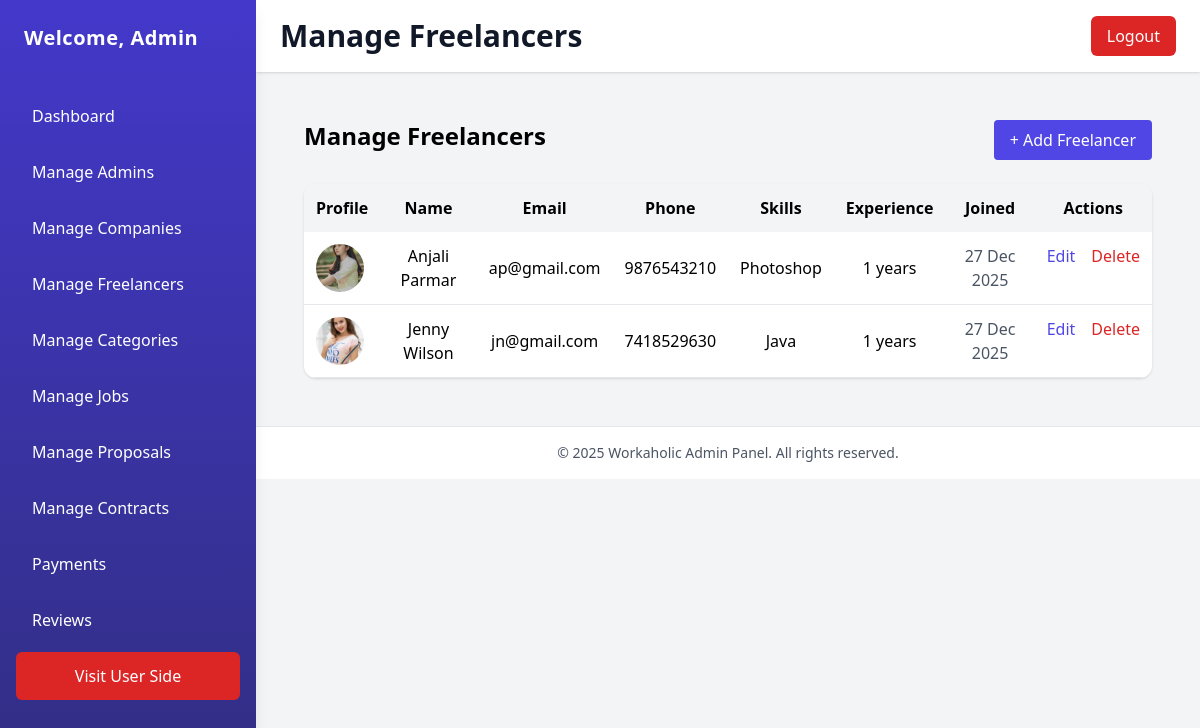
/admin/manage_freelancers.php, run on the app's committed database.
### tables this page shows
CREATE TABLE `freelancers` (
  `freelancer_id` int(11) NOT NULL,
  `user_id` int(11) NOT NULL,
  `fname` varchar(255) NOT NULL,
  `lname` varchar(255) NOT NULL,
  `bio` text NOT NULL,
  `skills` text NOT NULL,
  `experience_year` int(11) NOT NULL,
  `portfolio_url` varchar(255) NOT NULL,
  `created_at` timestamp NOT NULL DEFAULT current_timestamp() ON UPDATE current_timestamp()
);

CREATE TABLE `users` (
  `user_id` int(11) NOT NULL,
  `username` varchar(255) NOT NULL,
  `user_email` varchar(255) NOT NULL,
  `role` enum('company','freelancer') NOT NULL,
  `user_phone` varchar(255) NOT NULL,
  `user_password` varchar(255) NOT NULL,
  `profile_img` varchar(255) NOT NULL,
  `created_at` timestamp NOT NULL DEFAULT current_timestamp() ON UPDATE current_timestamp()
);

### admin/manage_freelancers.php (the view, shortened to what this page needs)
<?php
include 'header.php';
?>
<main class="p-6">
    <div class="flex justify-between mb-6">
        <h2 class="text-2xl font-semibold">Manage Freelancers</h2>
        <a href="manage_freelancers.php?action=add" class="bg-indigo-600 text-white px-4 py-2 rounded">
            + Add Freelancer
        </a>
    </div>
    <?php
    if (isset($_GET['action']) && ($_GET['action'] === 'add' || $_GET['action'] === 'edit')):
    ?>
        <form method="POST" enctype="multipart/form-data"
            class="bg-white shadow rounded-xl p-6 max-w-3xl space-y-6 validateForm">
            <input type="hidden" name="user_id" value="<?= $record['user_id'] ?? '' ?>">
            <input type="hidden" name="freelancer_id" value="<?= $record['freelancer_id'] ?? '' ?>">
            <div>
                <label class="block font-medium mb-1">Username</label>
                <input type="text" name="username" value="<?= $record['username'] ?? '' ?>"
                    class="w-full border px-3 py-2 rounded" data-validation="required alpha">
                <p class="error text-red-500 text-sm mt-1" id="usernameError"></p>
            </div>
            <div>
                <label class="block font-medium mb-1">Email</label>
                <input type="email" name="user_email" value="<?= $record['user_email'] ?? '' ?>"
                    class="w-full border px-3 py-2 rounded" data-validation="required email">
                <p class="error text-red-500 text-sm mt-1" id="user_emailError"></p>
            </div>
            <div>
                <label class="block font-medium mb-1">Phone</label>
                <input type="text" name="user_phone" value="<?= $record['user_phone'] ?? '' ?>"
                    class="w-full border px-3 py-2 rounded" data-validation="required numeric min" data-min="10">
                <p class="error text-red-500 text-sm mt-1" id="user_phoneError"></p>
            </div>
            <?php if ($_GET['action'] === 'add'): ?>
                <div>
                    <label class="block font-medium mb-1">Password</label>
                    <input type="password" name="user_password" class="w-full border px-3 py-2 rounded"
                        data-validation="required strongPassword">
                    <p class="error text-red-500 text-sm mt-1" id="user_passwordError"></p>
                </div>
            <?php endif; ?>
            <div>
                <label class="block font-medium mb-1">Profile Image</label>
                <input type="file" name="profile_img" class="w-full border px-3 py-2 rounded"
                    data-validation="<?= $_GET['action'] === 'add' ? 'required ' : '' ?>file filesize" data-filesize="1024">
                <p class="error text-red-500 text-sm mt-1" id="profile_imgError"></p>
                <?php if (!empty($record['profile_img'])): ?>
                    <img src="../uploads/profile/<?= basename($record['profile_img']); ?>" class="w-20 h-20 rounded-full mt-2">
                <?php endif; ?>
            </div>
            <div>
                <label class="block font-medium mb-1">First Name</label>
                <input type="text" name="fname" value="<?= $record['fname'] ?? '' ?>"
                    class="w-full border px-3 py-2 rounded" data-validation="required alpha">
                <p class="error text-red-500 text-sm mt-1" id="fnameError"></p>
            </div>
            <div>
                <label class="block font-medium mb-1">Last Name</label>
                <input type="text" name="lname" value="<?= $record['lname'] ?? '' ?>"
                    class="w-full border px-3 py-2 rounded" data-validation="required alpha">
                <p class="error text-red-500 text-sm mt-1" id="lnameError"></p>
            </div>
            <div>
                <label class="block font-medium mb-1">Bio</label>
                <textarea name="bio" class="w-full border px-3 py-2 rounded"
                    data-validation="required"><?= $record['bio'] ?? '' ?></textarea>
                <p class="error text-red-500 text-sm mt-1" id="bioError"></p>
            </div>
            <div>
                <label class="block font-medium mb-1">Skills</label>
                <input type="text" name="skills" value="<?= $record['skills'] ?? '' ?>"
                    class="w-full border px-3 py-2 rounded" data-validation="required">
                <p class="error text-red-500 text-sm mt-1" id="skillsError"></p>
            </div>
            <div>
                <label class="block font-medium mb-1">Experience (years)</label>
                <input type="text" name="experience_year" value="<?= $record['experience_year'] ?? '' ?>"
                    class="w-full border px-3 py-2 rounded" data-validation="required numeric">
                <p class="error text-red-500 text-sm mt-1" id="experience_yearError"></p>
            </div>
            <div>
                <label class="block font-medium mb-1">Portfolio URL</label>
                <input type="text" name="portfolio_url" value="<?= $record['portfolio_url'] ?? '' ?>"
                    class="w-full border px-3 py-2 rounded" data-validation="required">
                <p class="error text-red-500 text-sm mt-1" id="portfolio_urlError"></p>
            </div>
            <div class="flex items-center gap-4 mt-6">
                <button class="bg-indigo-600 text-white px-4 py-2 rounded">
                    <?= $_GET['action'] === 'edit' ? "Update Freelancer" : "Add Freelancer" ?>
                </button>
                <a href="manage_freelancers.php" class="text-indigo-600 hover:underline">Back</a>
            </div>
            <input type="hidden" name="<?= $_GET['action'] === 'edit' ? "update_freelancer" : "add_freelancer" ?>"
                value="1">
        </form>
    <?php
    else:
    ?>
        <?php
        $result = $conn->query("
        SELECT u.*, f.*
        FROM users u
        JOIN freelancers f ON u.user_id = f.user_id
        WHERE role = 'freelancer'
        ORDER BY f.freelancer_id DESC
    ");
        ?>
        <table class="min-w-full bg-white shadow rounded-xl overflow-hidden text-center">
            <thead class="bg-gray-100">
                <tr>
                    <th class="p-3">Profile</th>
                    <th class="p-3">Name</th>
                    <th class="p-3">Email</th>
                    <th class="p-3">Phone</th>
                    <th class="p-3">Skills</th>
                    <th class="p-3">Experience</th>
                    <th class="p-3">Joined</th>
                    <th class="p-3">Actions</th>
                </tr>
            </thead>
            <tbody>
                <?php while ($row = $result->fetch_assoc()): ?>
                    <tr class="border-b">
                        <td class="p-3">
                            <img src="../uploads/profile/<?= basename($row['profile_img']); ?>"
                                class="w-12 h-12 rounded-full object-cover">
                        </td>
                        <td class="p-3"><?= $row['fname'] . " " . $row['lname']; ?></td>
                        <td class="p-3"><?= $row['user_email']; ?></td>
                        <td class="p-3"><?= $row['user_phone']; ?></td>
                        <td class="p-3"><?= $row['skills']; ?></td>
                        <td class="p-3"><?= $row['experience_year']; ?> years</td>
                        <td class="p-3 text-gray-600">
                            <?= date("d M Y", strtotime($row['created_at'])); ?>
                        </td>
                        <td class="p-3 flex gap-4">
                            <a href="manage_freelancers.php?action=edit&user_id=<?= $row['user_id']; ?>&freelancer_id=<?= $row['freelancer_id']; ?>"
                                class="text-indigo-600 hover:underline">
                                Edit
                            </a>
                            <a href="manage_freelancers.php?action=delete&user_id=<?= $row['user_id']; ?>&freelancer_id=<?= $row['freelancer_id']; ?>"
                                onclick="return confirm('Delete freelancer?')" class="text-red-600 hover:underline">
                                Delete
                            </a>
                        </td>
                    </tr>
                <?php endwhile; ?>
            </tbody>
        </table>
    <?php endif; ?>
</main>
<?php include 'footer.php'; ?>

### data on the page
freelancers: user.profile_img (picture), fname "Anjali", lname "Parmar", user.user_email "ap@gmail.com", user.user_phone "9876543210", skills "Photoshop", experience_year "1", created_at "27 Dec 2025"
freelancers: user.profile_img (picture), fname "Jenny", lname "Wilson", user.user_email "jn@gmail.com", user.user_phone "7418529630", skills "Java", experience_year "1", created_at "27 Dec 2025"

### other printed values
$_SESSION['username'] "Admin"
$page_title "Manage Freelancers"
